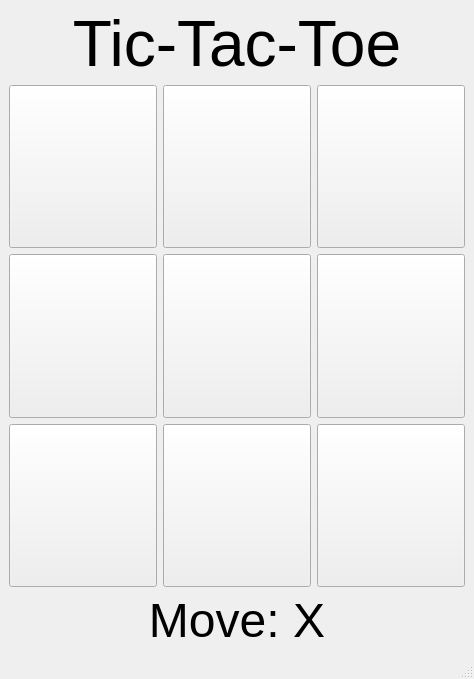
<?xml version="1.0" encoding="UTF-8"?>
<ui version="4.0">
 <class>MainWindow</class>
 <widget class="QMainWindow" name="MainWindow">
  <property name="geometry">
   <rect>
    <x>0</x>
    <y>0</y>
    <width>474</width>
    <height>679</height>
   </rect>
  </property>
  <property name="windowTitle">
   <string>Tic-Tac-Toe</string>
  </property>
  <widget class="QWidget" name="centralwidget">
   <layout class="QGridLayout" name="gridLayout">
    <item row="2" column="0">
     <widget class="QPushButton" name="square_10">
      <property name="sizePolicy">
       <sizepolicy hsizetype="Fixed" vsizetype="Fixed">
        <horstretch>100</horstretch>
        <verstretch>100</verstretch>
       </sizepolicy>
      </property>
      <property name="minimumSize">
       <size>
        <width>100</width>
        <height>100</height>
       </size>
      </property>
      <property name="maximumSize">
       <size>
        <width>500</width>
        <height>500</height>
       </size>
      </property>
      <property name="font">
       <font>
        <pointsize>72</pointsize>
       </font>
      </property>
      <property name="text">
       <string/>
      </property>
      <attribute name="buttonGroup">
       <string notr="true">squares</string>
      </attribute>
     </widget>
    </item>
    <item row="1" column="1">
     <widget class="QPushButton" name="square_01">
      <property name="sizePolicy">
       <sizepolicy hsizetype="Fixed" vsizetype="Fixed">
        <horstretch>100</horstretch>
        <verstretch>100</verstretch>
       </sizepolicy>
      </property>
      <property name="minimumSize">
       <size>
        <width>100</width>
        <height>100</height>
       </size>
      </property>
      <property name="maximumSize">
       <size>
        <width>500</width>
        <height>500</height>
       </size>
      </property>
      <property name="font">
       <font>
        <pointsize>72</pointsize>
       </font>
      </property>
      <property name="text">
       <string/>
      </property>
      <attribute name="buttonGroup">
       <string notr="true">squares</string>
      </attribute>
     </widget>
    </item>
    <item row="3" column="0">
     <widget class="QPushButton" name="square_20">
      <property name="sizePolicy">
       <sizepolicy hsizetype="Fixed" vsizetype="Fixed">
        <horstretch>100</horstretch>
        <verstretch>100</verstretch>
       </sizepolicy>
      </property>
      <property name="minimumSize">
       <size>
        <width>100</width>
        <height>100</height>
       </size>
      </property>
      <property name="maximumSize">
       <size>
        <width>500</width>
        <height>500</height>
       </size>
      </property>
      <property name="font">
       <font>
        <pointsize>72</pointsize>
       </font>
      </property>
      <property name="text">
       <string/>
      </property>
      <attribute name="buttonGroup">
       <string notr="true">squares</string>
      </attribute>
     </widget>
    </item>
    <item row="2" column="2">
     <widget class="QPushButton" name="square_12">
      <property name="sizePolicy">
       <sizepolicy hsizetype="Fixed" vsizetype="Fixed">
        <horstretch>100</horstretch>
        <verstretch>100</verstretch>
       </sizepolicy>
      </property>
      <property name="minimumSize">
       <size>
        <width>100</width>
        <height>100</height>
       </size>
      </property>
      <property name="maximumSize">
       <size>
        <width>500</width>
        <height>500</height>
       </size>
      </property>
      <property name="font">
       <font>
        <pointsize>72</pointsize>
       </font>
      </property>
      <property name="text">
       <string/>
      </property>
      <attribute name="buttonGroup">
       <string notr="true">squares</string>
      </attribute>
     </widget>
    </item>
    <item row="4" column="0" colspan="3">
     <widget class="QLabel" name="move_label">
      <property name="maximumSize">
       <size>
        <width>16777215</width>
        <height>70</height>
       </size>
      </property>
      <property name="font">
       <font>
        <pointsize>36</pointsize>
       </font>
      </property>
      <property name="text">
       <string>Move: X</string>
      </property>
      <property name="alignment">
       <set>Qt::AlignCenter</set>
      </property>
     </widget>
    </item>
    <item row="1" column="0">
     <widget class="QPushButton" name="square_00">
      <property name="sizePolicy">
       <sizepolicy hsizetype="Fixed" vsizetype="Fixed">
        <horstretch>100</horstretch>
        <verstretch>100</verstretch>
       </sizepolicy>
      </property>
      <property name="minimumSize">
       <size>
        <width>100</width>
        <height>100</height>
       </size>
      </property>
      <property name="maximumSize">
       <size>
        <width>500</width>
        <height>500</height>
       </size>
      </property>
      <property name="font">
       <font>
        <pointsize>72</pointsize>
       </font>
      </property>
      <property name="text">
       <string/>
      </property>
      <attribute name="buttonGroup">
       <string notr="true">squares</string>
      </attribute>
     </widget>
    </item>
    <item row="3" column="1">
     <widget class="QPushButton" name="square_21">
      <property name="sizePolicy">
       <sizepolicy hsizetype="Fixed" vsizetype="Fixed">
        <horstretch>100</horstretch>
        <verstretch>100</verstretch>
       </sizepolicy>
      </property>
      <property name="minimumSize">
       <size>
        <width>100</width>
        <height>100</height>
       </size>
      </property>
      <property name="maximumSize">
       <size>
        <width>500</width>
        <height>500</height>
       </size>
      </property>
      <property name="font">
       <font>
        <pointsize>72</pointsize>
       </font>
      </property>
      <property name="text">
       <string/>
      </property>
      <attribute name="buttonGroup">
       <string notr="true">squares</string>
      </attribute>
     </widget>
    </item>
    <item row="2" column="1">
     <widget class="QPushButton" name="square_11">
      <property name="sizePolicy">
       <sizepolicy hsizetype="Fixed" vsizetype="Fixed">
        <horstretch>100</horstretch>
        <verstretch>100</verstretch>
       </sizepolicy>
      </property>
      <property name="minimumSize">
       <size>
        <width>100</width>
        <height>100</height>
       </size>
      </property>
      <property name="maximumSize">
       <size>
        <width>500</width>
        <height>500</height>
       </size>
      </property>
      <property name="font">
       <font>
        <pointsize>72</pointsize>
       </font>
      </property>
      <property name="text">
       <string/>
      </property>
      <attribute name="buttonGroup">
       <string notr="true">squares</string>
      </attribute>
     </widget>
    </item>
    <item row="1" column="2">
     <widget class="QPushButton" name="square_02">
      <property name="sizePolicy">
       <sizepolicy hsizetype="Fixed" vsizetype="Fixed">
        <horstretch>100</horstretch>
        <verstretch>100</verstretch>
       </sizepolicy>
      </property>
      <property name="minimumSize">
       <size>
        <width>100</width>
        <height>100</height>
       </size>
      </property>
      <property name="maximumSize">
       <size>
        <width>500</width>
        <height>500</height>
       </size>
      </property>
      <property name="font">
       <font>
        <pointsize>72</pointsize>
       </font>
      </property>
      <property name="text">
       <string/>
      </property>
      <attribute name="buttonGroup">
       <string notr="true">squares</string>
      </attribute>
     </widget>
    </item>
    <item row="0" column="0" colspan="3">
     <widget class="QLabel" name="title">
      <property name="maximumSize">
       <size>
        <width>16777215</width>
        <height>70</height>
       </size>
      </property>
      <property name="font">
       <font>
        <pointsize>48</pointsize>
       </font>
      </property>
      <property name="text">
       <string>Tic-Tac-Toe</string>
      </property>
      <property name="alignment">
       <set>Qt::AlignCenter</set>
      </property>
     </widget>
    </item>
    <item row="3" column="2">
     <widget class="QPushButton" name="square_22">
      <property name="sizePolicy">
       <sizepolicy hsizetype="Fixed" vsizetype="Fixed">
        <horstretch>100</horstretch>
        <verstretch>100</verstretch>
       </sizepolicy>
      </property>
      <property name="minimumSize">
       <size>
        <width>100</width>
        <height>100</height>
       </size>
      </property>
      <property name="maximumSize">
       <size>
        <width>500</width>
        <height>500</height>
       </size>
      </property>
      <property name="font">
       <font>
        <pointsize>72</pointsize>
       </font>
      </property>
      <property name="text">
       <string/>
      </property>
      <attribute name="buttonGroup">
       <string notr="true">squares</string>
      </attribute>
     </widget>
    </item>
   </layout>
  </widget>
  <widget class="QStatusBar" name="statusbar"/>
  <widget class="QMenuBar" name="menubar">
   <property name="geometry">
    <rect>
     <x>0</x>
     <y>0</y>
     <width>474</width>
     <height>30</height>
    </rect>
   </property>
  </widget>
 </widget>
 <resources/>
 <connections/>
 <buttongroups>
  <buttongroup name="squares"/>
 </buttongroups>
</ui>
